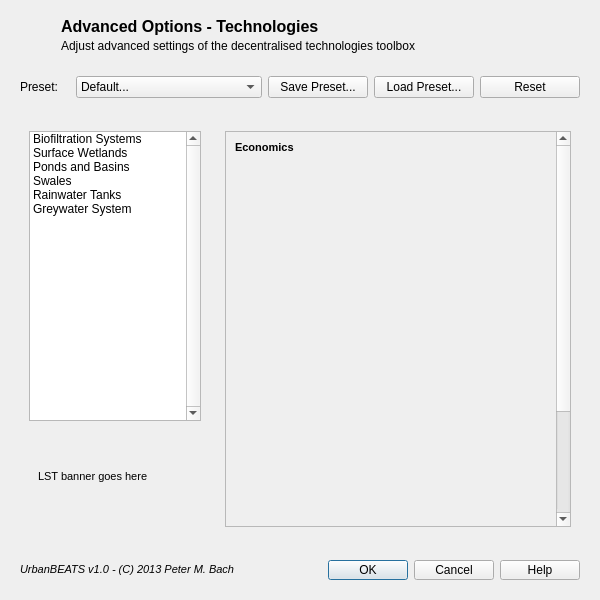
<?xml version="1.0" encoding="UTF-8"?>
<ui version="4.0">
 <class>TechPlace_Dialog</class>
 <widget class="QDialog" name="TechPlace_Dialog">
  <property name="geometry">
   <rect>
    <x>0</x>
    <y>0</y>
    <width>600</width>
    <height>600</height>
   </rect>
  </property>
  <property name="sizePolicy">
   <sizepolicy hsizetype="Fixed" vsizetype="Preferred">
    <horstretch>0</horstretch>
    <verstretch>0</verstretch>
   </sizepolicy>
  </property>
  <property name="windowTitle">
   <string>Dialog</string>
  </property>
  <layout class="QVBoxLayout" name="verticalLayout">
   <item>
    <widget class="QWidget" name="widget_2" native="true">
     <property name="minimumSize">
      <size>
       <width>0</width>
       <height>50</height>
      </size>
     </property>
     <property name="maximumSize">
      <size>
       <width>16777215</width>
       <height>50</height>
      </size>
     </property>
     <widget class="QLabel" name="label">
      <property name="geometry">
       <rect>
        <x>0</x>
        <y>0</y>
        <width>50</width>
        <height>50</height>
       </rect>
      </property>
      <property name="minimumSize">
       <size>
        <width>50</width>
        <height>50</height>
       </size>
      </property>
      <property name="text">
       <string/>
      </property>
      <property name="pixmap">
       <pixmap resource="C:/UrbanBEATSv1Dev/ub_modules/resources/dialogimg.qrc">:/general/ublogo50.png</pixmap>
      </property>
     </widget>
     <widget class="QLabel" name="tech_subheading">
      <property name="geometry">
       <rect>
        <x>50</x>
        <y>25</y>
        <width>491</width>
        <height>20</height>
       </rect>
      </property>
      <property name="text">
       <string>Adjust advanced settings of the decentralised technologies toolbox</string>
      </property>
     </widget>
     <widget class="QLabel" name="tech_heading">
      <property name="geometry">
       <rect>
        <x>50</x>
        <y>5</y>
        <width>451</width>
        <height>21</height>
       </rect>
      </property>
      <property name="text">
       <string>&lt;!DOCTYPE HTML PUBLIC &quot;-//W3C//DTD HTML 4.0//EN&quot; &quot;http://www.w3.org/TR/REC-html40/strict.dtd&quot;&gt;
&lt;html&gt;&lt;head&gt;&lt;meta name=&quot;qrichtext&quot; content=&quot;1&quot; /&gt;&lt;style type=&quot;text/css&quot;&gt;
p, li { white-space: pre-wrap; }
&lt;/style&gt;&lt;/head&gt;&lt;body style=&quot; font-family:'MS Shell Dlg 2'; font-size:8.25pt; font-weight:400; font-style:normal;&quot;&gt;
&lt;p style=&quot; margin-top:0px; margin-bottom:0px; margin-left:0px; margin-right:0px; -qt-block-indent:0; text-indent:0px;&quot;&gt;&lt;span style=&quot; font-size:12pt; font-weight:600;&quot;&gt;Advanced Options - Technologies&lt;/span&gt;&lt;/p&gt;&lt;/body&gt;&lt;/html&gt;</string>
      </property>
     </widget>
    </widget>
   </item>
   <item>
    <widget class="QWidget" name="widget_3" native="true">
     <property name="minimumSize">
      <size>
       <width>0</width>
       <height>40</height>
      </size>
     </property>
     <property name="maximumSize">
      <size>
       <width>16777215</width>
       <height>40</height>
      </size>
     </property>
     <layout class="QHBoxLayout" name="horizontalLayout_2">
      <item>
       <widget class="QLabel" name="label_2">
        <property name="maximumSize">
         <size>
          <width>50</width>
          <height>16777215</height>
         </size>
        </property>
        <property name="text">
         <string>Preset:</string>
        </property>
       </widget>
      </item>
      <item>
       <widget class="QComboBox" name="comboBox">
        <item>
         <property name="text">
          <string>Default...</string>
         </property>
        </item>
        <item>
         <property name="text">
          <string>User Custom...</string>
         </property>
        </item>
       </widget>
      </item>
      <item>
       <widget class="QPushButton" name="pushButton_2">
        <property name="maximumSize">
         <size>
          <width>100</width>
          <height>16777215</height>
         </size>
        </property>
        <property name="text">
         <string>Save Preset...</string>
        </property>
       </widget>
      </item>
      <item>
       <widget class="QPushButton" name="pushButton_3">
        <property name="maximumSize">
         <size>
          <width>100</width>
          <height>16777215</height>
         </size>
        </property>
        <property name="text">
         <string>Load Preset...</string>
        </property>
       </widget>
      </item>
      <item>
       <widget class="QPushButton" name="pushButton_4">
        <property name="maximumSize">
         <size>
          <width>100</width>
          <height>16777215</height>
         </size>
        </property>
        <property name="text">
         <string>Reset</string>
        </property>
       </widget>
      </item>
     </layout>
    </widget>
   </item>
   <item>
    <widget class="QWidget" name="widget" native="true">
     <layout class="QHBoxLayout" name="horizontalLayout_3">
      <item>
       <widget class="QWidget" name="widget_4" native="true">
        <property name="minimumSize">
         <size>
          <width>190</width>
          <height>0</height>
         </size>
        </property>
        <property name="maximumSize">
         <size>
          <width>190</width>
          <height>16777215</height>
         </size>
        </property>
        <layout class="QVBoxLayout" name="verticalLayout_2">
         <item>
          <widget class="QListWidget" name="options_list">
           <property name="maximumSize">
            <size>
             <width>16777215</width>
             <height>16777215</height>
            </size>
           </property>
           <property name="verticalScrollBarPolicy">
            <enum>Qt::ScrollBarAlwaysOn</enum>
           </property>
           <item>
            <property name="text">
             <string>Biofiltration Systems</string>
            </property>
           </item>
           <item>
            <property name="text">
             <string>Surface Wetlands</string>
            </property>
           </item>
           <item>
            <property name="text">
             <string>Ponds and Basins</string>
            </property>
           </item>
           <item>
            <property name="text">
             <string>Swales</string>
            </property>
           </item>
           <item>
            <property name="text">
             <string>Rainwater Tanks</string>
            </property>
           </item>
           <item>
            <property name="text">
             <string>Greywater System</string>
            </property>
           </item>
          </widget>
         </item>
         <item>
          <widget class="QStackedWidget" name="pic_stack">
           <property name="minimumSize">
            <size>
             <width>0</width>
             <height>50</height>
            </size>
           </property>
           <property name="maximumSize">
            <size>
             <width>16777215</width>
             <height>100</height>
            </size>
           </property>
           <property name="currentIndex">
            <number>1</number>
           </property>
           <widget class="QWidget" name="page_5">
            <layout class="QHBoxLayout" name="horizontalLayout_5">
             <item>
              <widget class="QLabel" name="label_11">
               <property name="text">
                <string>&lt;!DOCTYPE HTML PUBLIC &quot;-//W3C//DTD HTML 4.0//EN&quot; &quot;http://www.w3.org/TR/REC-html40/strict.dtd&quot;&gt;
&lt;html&gt;&lt;head&gt;&lt;meta name=&quot;qrichtext&quot; content=&quot;1&quot; /&gt;&lt;style type=&quot;text/css&quot;&gt;
p, li { white-space: pre-wrap; }
&lt;/style&gt;&lt;/head&gt;&lt;body style=&quot; font-family:'MS Shell Dlg 2'; font-size:8.25pt; font-weight:400; font-style:normal;&quot;&gt;
&lt;p style=&quot; margin-top:0px; margin-bottom:0px; margin-left:0px; margin-right:0px; -qt-block-indent:0; text-indent:0px;&quot;&gt;&lt;span style=&quot; font-size:8pt;&quot;&gt;economics banner goes here&lt;/span&gt;&lt;/p&gt;
&lt;p style=&quot;-qt-paragraph-type:empty; margin-top:0px; margin-bottom:0px; margin-left:0px; margin-right:0px; -qt-block-indent:0; text-indent:0px; font-size:8pt;&quot;&gt;&lt;/p&gt;&lt;/body&gt;&lt;/html&gt;</string>
               </property>
              </widget>
             </item>
            </layout>
           </widget>
           <widget class="QWidget" name="page_6">
            <layout class="QHBoxLayout" name="horizontalLayout_6">
             <item>
              <widget class="QLabel" name="label_12">
               <property name="text">
                <string>&lt;!DOCTYPE HTML PUBLIC &quot;-//W3C//DTD HTML 4.0//EN&quot; &quot;http://www.w3.org/TR/REC-html40/strict.dtd&quot;&gt;
&lt;html&gt;&lt;head&gt;&lt;meta name=&quot;qrichtext&quot; content=&quot;1&quot; /&gt;&lt;style type=&quot;text/css&quot;&gt;
p, li { white-space: pre-wrap; }
&lt;/style&gt;&lt;/head&gt;&lt;body style=&quot; font-family:'MS Shell Dlg 2'; font-size:8.25pt; font-weight:400; font-style:normal;&quot;&gt;
&lt;p style=&quot; margin-top:0px; margin-bottom:0px; margin-left:0px; margin-right:0px; -qt-block-indent:0; text-indent:0px;&quot;&gt;&lt;span style=&quot; font-size:8pt;&quot;&gt;LST banner goes here&lt;/span&gt;&lt;/p&gt;&lt;/body&gt;&lt;/html&gt;</string>
               </property>
              </widget>
             </item>
            </layout>
           </widget>
           <widget class="QWidget" name="page_7">
            <layout class="QHBoxLayout" name="horizontalLayout_7">
             <item>
              <widget class="QLabel" name="label_13">
               <property name="text">
                <string>&lt;!DOCTYPE HTML PUBLIC &quot;-//W3C//DTD HTML 4.0//EN&quot; &quot;http://www.w3.org/TR/REC-html40/strict.dtd&quot;&gt;
&lt;html&gt;&lt;head&gt;&lt;meta name=&quot;qrichtext&quot; content=&quot;1&quot; /&gt;&lt;style type=&quot;text/css&quot;&gt;
p, li { white-space: pre-wrap; }
&lt;/style&gt;&lt;/head&gt;&lt;body style=&quot; font-family:'MS Shell Dlg 2'; font-size:8.25pt; font-weight:400; font-style:normal;&quot;&gt;
&lt;p style=&quot; margin-top:0px; margin-bottom:0px; margin-left:0px; margin-right:0px; -qt-block-indent:0; text-indent:0px;&quot;&gt;&lt;span style=&quot; font-size:8pt;&quot;&gt;rainfallrunoff banner here&lt;/span&gt;&lt;/p&gt;&lt;/body&gt;&lt;/html&gt;</string>
               </property>
              </widget>
             </item>
            </layout>
           </widget>
           <widget class="QWidget" name="page_8">
            <widget class="QLabel" name="label_14">
             <property name="geometry">
              <rect>
               <x>10</x>
               <y>10</y>
               <width>154</width>
               <height>82</height>
              </rect>
             </property>
             <property name="text">
              <string>&lt;!DOCTYPE HTML PUBLIC &quot;-//W3C//DTD HTML 4.0//EN&quot; &quot;http://www.w3.org/TR/REC-html40/strict.dtd&quot;&gt;
&lt;html&gt;&lt;head&gt;&lt;meta name=&quot;qrichtext&quot; content=&quot;1&quot; /&gt;&lt;style type=&quot;text/css&quot;&gt;
p, li { white-space: pre-wrap; }
&lt;/style&gt;&lt;/head&gt;&lt;body style=&quot; font-family:'MS Shell Dlg 2'; font-size:8.25pt; font-weight:400; font-style:normal;&quot;&gt;
&lt;p style=&quot; margin-top:0px; margin-bottom:0px; margin-left:0px; margin-right:0px; -qt-block-indent:0; text-indent:0px;&quot;&gt;&lt;span style=&quot; font-size:8pt;&quot;&gt;others banner here&lt;/span&gt;&lt;/p&gt;&lt;/body&gt;&lt;/html&gt;</string>
             </property>
            </widget>
           </widget>
          </widget>
         </item>
        </layout>
        <zorder>options_list</zorder>
        <zorder>options_list</zorder>
        <zorder>pic_stack</zorder>
       </widget>
      </item>
      <item>
       <widget class="QStackedWidget" name="options_stack">
        <property name="currentIndex">
         <number>0</number>
        </property>
        <widget class="QWidget" name="page">
         <layout class="QHBoxLayout" name="horizontalLayout_4">
          <item>
           <widget class="QScrollArea" name="scrollArea">
            <property name="verticalScrollBarPolicy">
             <enum>Qt::ScrollBarAlwaysOn</enum>
            </property>
            <property name="widgetResizable">
             <bool>true</bool>
            </property>
            <widget class="QWidget" name="scrollAreaWidgetContents">
             <property name="geometry">
              <rect>
               <x>0</x>
               <y>0</y>
               <width>331</width>
               <height>543</height>
              </rect>
             </property>
             <layout class="QVBoxLayout" name="verticalLayout_3">
              <item>
               <widget class="QLabel" name="label_3">
                <property name="text">
                 <string>&lt;!DOCTYPE HTML PUBLIC &quot;-//W3C//DTD HTML 4.0//EN&quot; &quot;http://www.w3.org/TR/REC-html40/strict.dtd&quot;&gt;
&lt;html&gt;&lt;head&gt;&lt;meta name=&quot;qrichtext&quot; content=&quot;1&quot; /&gt;&lt;style type=&quot;text/css&quot;&gt;
p, li { white-space: pre-wrap; }
&lt;/style&gt;&lt;/head&gt;&lt;body style=&quot; font-family:'MS Shell Dlg 2'; font-size:8.25pt; font-weight:400; font-style:normal;&quot;&gt;
&lt;p style=&quot; margin-top:0px; margin-bottom:0px; margin-left:0px; margin-right:0px; -qt-block-indent:0; text-indent:0px;&quot;&gt;&lt;span style=&quot; font-size:8pt; font-weight:600;&quot;&gt;Economics&lt;/span&gt;&lt;/p&gt;&lt;/body&gt;&lt;/html&gt;</string>
                </property>
               </widget>
              </item>
              <item>
               <widget class="QWidget" name="widget_5" native="true">
                <property name="minimumSize">
                 <size>
                  <width>0</width>
                  <height>300</height>
                 </size>
                </property>
               </widget>
              </item>
              <item>
               <widget class="QWidget" name="widget_6" native="true">
                <property name="minimumSize">
                 <size>
                  <width>0</width>
                  <height>200</height>
                 </size>
                </property>
               </widget>
              </item>
             </layout>
            </widget>
           </widget>
          </item>
         </layout>
        </widget>
        <widget class="QWidget" name="page_3">
         <layout class="QVBoxLayout" name="verticalLayout_7">
          <item>
           <widget class="QScrollArea" name="scrollArea_3">
            <property name="verticalScrollBarPolicy">
             <enum>Qt::ScrollBarAlwaysOn</enum>
            </property>
            <property name="widgetResizable">
             <bool>true</bool>
            </property>
            <widget class="QWidget" name="scrollAreaWidgetContents_3">
             <property name="geometry">
              <rect>
               <x>0</x>
               <y>0</y>
               <width>331</width>
               <height>543</height>
              </rect>
             </property>
             <layout class="QVBoxLayout" name="verticalLayout_6">
              <item>
               <widget class="QLabel" name="label_7">
                <property name="text">
                 <string>&lt;!DOCTYPE HTML PUBLIC &quot;-//W3C//DTD HTML 4.0//EN&quot; &quot;http://www.w3.org/TR/REC-html40/strict.dtd&quot;&gt;
&lt;html&gt;&lt;head&gt;&lt;meta name=&quot;qrichtext&quot; content=&quot;1&quot; /&gt;&lt;style type=&quot;text/css&quot;&gt;
p, li { white-space: pre-wrap; }
&lt;/style&gt;&lt;/head&gt;&lt;body style=&quot; font-family:'MS Shell Dlg 2'; font-size:8.25pt; font-weight:400; font-style:normal;&quot;&gt;
&lt;p style=&quot; margin-top:0px; margin-bottom:0px; margin-left:0px; margin-right:0px; -qt-block-indent:0; text-indent:0px;&quot;&gt;&lt;span style=&quot; font-size:8pt; font-weight:600;&quot;&gt;Land Surface Temperatures&lt;/span&gt;&lt;/p&gt;&lt;/body&gt;&lt;/html&gt;</string>
                </property>
               </widget>
              </item>
              <item>
               <widget class="QWidget" name="widget_9" native="true">
                <property name="minimumSize">
                 <size>
                  <width>0</width>
                  <height>300</height>
                 </size>
                </property>
               </widget>
              </item>
              <item>
               <widget class="QWidget" name="widget_10" native="true">
                <property name="minimumSize">
                 <size>
                  <width>0</width>
                  <height>200</height>
                 </size>
                </property>
               </widget>
              </item>
             </layout>
            </widget>
           </widget>
          </item>
         </layout>
        </widget>
        <widget class="QWidget" name="page_4">
         <layout class="QVBoxLayout" name="verticalLayout_9">
          <item>
           <widget class="QScrollArea" name="scrollArea_4">
            <property name="verticalScrollBarPolicy">
             <enum>Qt::ScrollBarAlwaysOn</enum>
            </property>
            <property name="widgetResizable">
             <bool>true</bool>
            </property>
            <widget class="QWidget" name="scrollAreaWidgetContents_4">
             <property name="geometry">
              <rect>
               <x>0</x>
               <y>0</y>
               <width>331</width>
               <height>543</height>
              </rect>
             </property>
             <layout class="QVBoxLayout" name="verticalLayout_8">
              <item>
               <widget class="QLabel" name="label_9">
                <property name="text">
                 <string>&lt;!DOCTYPE HTML PUBLIC &quot;-//W3C//DTD HTML 4.0//EN&quot; &quot;http://www.w3.org/TR/REC-html40/strict.dtd&quot;&gt;
&lt;html&gt;&lt;head&gt;&lt;meta name=&quot;qrichtext&quot; content=&quot;1&quot; /&gt;&lt;style type=&quot;text/css&quot;&gt;
p, li { white-space: pre-wrap; }
&lt;/style&gt;&lt;/head&gt;&lt;body style=&quot; font-family:'MS Shell Dlg 2'; font-size:8.25pt; font-weight:400; font-style:normal;&quot;&gt;
&lt;p style=&quot; margin-top:0px; margin-bottom:0px; margin-left:0px; margin-right:0px; -qt-block-indent:0; text-indent:0px;&quot;&gt;&lt;span style=&quot; font-size:8pt; font-weight:600;&quot;&gt;Rainfall Runoff&lt;/span&gt;&lt;/p&gt;&lt;/body&gt;&lt;/html&gt;</string>
                </property>
               </widget>
              </item>
              <item>
               <widget class="QWidget" name="widget_11" native="true">
                <property name="minimumSize">
                 <size>
                  <width>0</width>
                  <height>300</height>
                 </size>
                </property>
               </widget>
              </item>
              <item>
               <widget class="QWidget" name="widget_12" native="true">
                <property name="minimumSize">
                 <size>
                  <width>0</width>
                  <height>200</height>
                 </size>
                </property>
               </widget>
              </item>
             </layout>
            </widget>
           </widget>
          </item>
         </layout>
        </widget>
        <widget class="QWidget" name="page_2">
         <layout class="QVBoxLayout" name="verticalLayout_5">
          <item>
           <widget class="QScrollArea" name="scrollArea_2">
            <property name="verticalScrollBarPolicy">
             <enum>Qt::ScrollBarAlwaysOn</enum>
            </property>
            <property name="widgetResizable">
             <bool>true</bool>
            </property>
            <widget class="QWidget" name="scrollAreaWidgetContents_2">
             <property name="geometry">
              <rect>
               <x>0</x>
               <y>0</y>
               <width>331</width>
               <height>543</height>
              </rect>
             </property>
             <layout class="QVBoxLayout" name="verticalLayout_4">
              <item>
               <widget class="QLabel" name="label_5">
                <property name="text">
                 <string>&lt;!DOCTYPE HTML PUBLIC &quot;-//W3C//DTD HTML 4.0//EN&quot; &quot;http://www.w3.org/TR/REC-html40/strict.dtd&quot;&gt;
&lt;html&gt;&lt;head&gt;&lt;meta name=&quot;qrichtext&quot; content=&quot;1&quot; /&gt;&lt;style type=&quot;text/css&quot;&gt;
p, li { white-space: pre-wrap; }
&lt;/style&gt;&lt;/head&gt;&lt;body style=&quot; font-family:'MS Shell Dlg 2'; font-size:8.25pt; font-weight:400; font-style:normal;&quot;&gt;
&lt;p style=&quot; margin-top:0px; margin-bottom:0px; margin-left:0px; margin-right:0px; -qt-block-indent:0; text-indent:0px;&quot;&gt;&lt;span style=&quot; font-size:8pt; font-weight:600;&quot;&gt;Others&lt;/span&gt;&lt;/p&gt;&lt;/body&gt;&lt;/html&gt;</string>
                </property>
               </widget>
              </item>
              <item>
               <widget class="QWidget" name="widget_7" native="true">
                <property name="minimumSize">
                 <size>
                  <width>0</width>
                  <height>300</height>
                 </size>
                </property>
               </widget>
              </item>
              <item>
               <widget class="QWidget" name="widget_8" native="true">
                <property name="minimumSize">
                 <size>
                  <width>0</width>
                  <height>200</height>
                 </size>
                </property>
               </widget>
              </item>
             </layout>
            </widget>
           </widget>
          </item>
         </layout>
        </widget>
       </widget>
      </item>
     </layout>
    </widget>
   </item>
   <item>
    <widget class="QWidget" name="techplace_footer" native="true">
     <property name="maximumSize">
      <size>
       <width>16777215</width>
       <height>38</height>
      </size>
     </property>
     <layout class="QHBoxLayout" name="horizontalLayout">
      <item>
       <widget class="QLabel" name="remarks">
        <property name="text">
         <string>&lt;!DOCTYPE HTML PUBLIC &quot;-//W3C//DTD HTML 4.0//EN&quot; &quot;http://www.w3.org/TR/REC-html40/strict.dtd&quot;&gt;
&lt;html&gt;&lt;head&gt;&lt;meta name=&quot;qrichtext&quot; content=&quot;1&quot; /&gt;&lt;style type=&quot;text/css&quot;&gt;
p, li { white-space: pre-wrap; }
&lt;/style&gt;&lt;/head&gt;&lt;body style=&quot; font-family:'MS Shell Dlg 2'; font-size:8.25pt; font-weight:400; font-style:normal;&quot;&gt;
&lt;p style=&quot; margin-top:0px; margin-bottom:0px; margin-left:0px; margin-right:0px; -qt-block-indent:0; text-indent:0px;&quot;&gt;&lt;span style=&quot; font-size:8pt; font-style:italic;&quot;&gt;UrbanBEATS v1.0 - (C) 2013 Peter M. Bach &lt;/span&gt;&lt;/p&gt;&lt;/body&gt;&lt;/html&gt;</string>
        </property>
       </widget>
      </item>
      <item>
       <widget class="QDialogButtonBox" name="buttonBox">
        <property name="maximumSize">
         <size>
          <width>16777215</width>
          <height>23</height>
         </size>
        </property>
        <property name="orientation">
         <enum>Qt::Horizontal</enum>
        </property>
        <property name="standardButtons">
         <set>QDialogButtonBox::Cancel|QDialogButtonBox::Ok</set>
        </property>
       </widget>
      </item>
      <item>
       <widget class="QPushButton" name="pushButton">
        <property name="whatsThis">
         <string>Are you serious?</string>
        </property>
        <property name="text">
         <string>Help</string>
        </property>
       </widget>
      </item>
     </layout>
    </widget>
   </item>
  </layout>
 </widget>
 <tabstops>
  <tabstop>buttonBox</tabstop>
  <tabstop>pushButton</tabstop>
 </tabstops>
 <resources>
  <include location="C:/UrbanBEATSv1Dev/ub_modules/resources/dialogimg.qrc"/>
  <include location="toolbaricons/guitoolbaricons.qrc"/>
 </resources>
 <connections>
  <connection>
   <sender>buttonBox</sender>
   <signal>accepted()</signal>
   <receiver>TechPlace_Dialog</receiver>
   <slot>accept()</slot>
   <hints>
    <hint type="sourcelabel">
     <x>248</x>
     <y>254</y>
    </hint>
    <hint type="destinationlabel">
     <x>157</x>
     <y>274</y>
    </hint>
   </hints>
  </connection>
  <connection>
   <sender>buttonBox</sender>
   <signal>rejected()</signal>
   <receiver>TechPlace_Dialog</receiver>
   <slot>reject()</slot>
   <hints>
    <hint type="sourcelabel">
     <x>316</x>
     <y>260</y>
    </hint>
    <hint type="destinationlabel">
     <x>286</x>
     <y>274</y>
    </hint>
   </hints>
  </connection>
  <connection>
   <sender>options_list</sender>
   <signal>currentRowChanged(int)</signal>
   <receiver>options_stack</receiver>
   <slot>setCurrentIndex(int)</slot>
   <hints>
    <hint type="sourcelabel">
     <x>117</x>
     <y>328</y>
    </hint>
    <hint type="destinationlabel">
     <x>402</x>
     <y>328</y>
    </hint>
   </hints>
  </connection>
  <connection>
   <sender>options_list</sender>
   <signal>currentRowChanged(int)</signal>
   <receiver>pic_stack</receiver>
   <slot>setCurrentIndex(int)</slot>
   <hints>
    <hint type="sourcelabel">
     <x>112</x>
     <y>275</y>
    </hint>
    <hint type="destinationlabel">
     <x>112</x>
     <y>478</y>
    </hint>
   </hints>
  </connection>
 </connections>
</ui>
